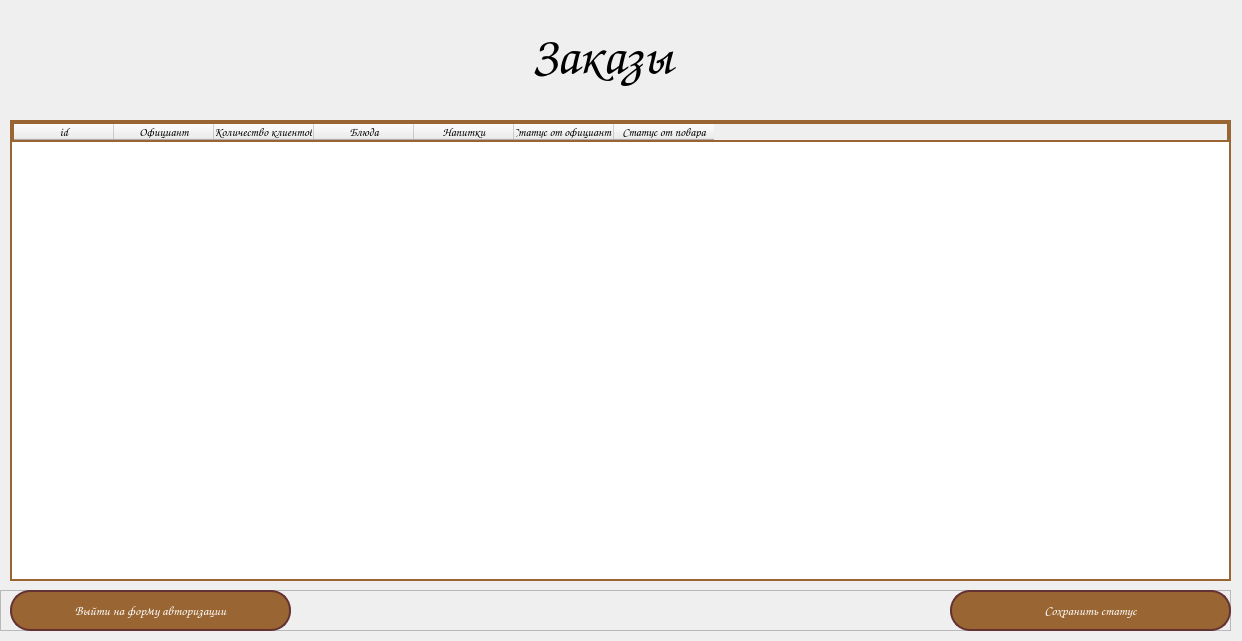
<?xml version="1.0" encoding="UTF-8"?>
<ui version="4.0">
 <class>cook_form</class>
 <widget class="QMainWindow" name="cook_form">
  <property name="geometry">
   <rect>
    <x>0</x>
    <y>0</y>
    <width>1242</width>
    <height>641</height>
   </rect>
  </property>
  <property name="windowTitle">
   <string>Панель повара. Заказы</string>
  </property>
  <property name="windowIcon">
   <iconset resource="../../../static/resource.qrc">
    <normaloff>:/img/img/Logotip.png</normaloff>:/img/img/Logotip.png</iconset>
  </property>
  <widget class="QWidget" name="centralwidget">
   <widget class="QWidget" name="widget" native="true">
    <property name="geometry">
     <rect>
      <x>0</x>
      <y>0</y>
      <width>1311</width>
      <height>121</height>
     </rect>
    </property>
    <widget class="QWidget" name="widget_3" native="true">
     <property name="geometry">
      <rect>
       <x>370</x>
       <y>20</y>
       <width>521</width>
       <height>80</height>
      </rect>
     </property>
     <widget class="QLabel" name="label">
      <property name="geometry">
       <rect>
        <x>160</x>
        <y>-10</y>
        <width>221</width>
        <height>91</height>
       </rect>
      </property>
      <property name="font">
       <font>
        <family>Comic Sans MS</family>
        <pointsize>40</pointsize>
       </font>
      </property>
      <property name="text">
       <string>Заказы</string>
      </property>
     </widget>
    </widget>
   </widget>
   <widget class="QWidget" name="widget_2" native="true">
    <property name="geometry">
     <rect>
      <x>0</x>
      <y>120</y>
      <width>1231</width>
      <height>531</height>
     </rect>
    </property>
    <widget class="QTableWidget" name="table_order">
     <property name="geometry">
      <rect>
       <x>10</x>
       <y>0</y>
       <width>1221</width>
       <height>461</height>
      </rect>
     </property>
     <property name="font">
      <font>
       <family>Comic Sans MS</family>
      </font>
     </property>
     <property name="styleSheet">
      <string notr="true">border: 2px solid rgb(153, 102, 51);</string>
     </property>
     <column>
      <property name="text">
       <string>id</string>
      </property>
     </column>
     <column>
      <property name="text">
       <string>Официант</string>
      </property>
     </column>
     <column>
      <property name="text">
       <string>Количество клиентов</string>
      </property>
     </column>
     <column>
      <property name="text">
       <string>Блюда</string>
      </property>
     </column>
     <column>
      <property name="text">
       <string>Напитки</string>
      </property>
     </column>
     <column>
      <property name="text">
       <string>Статус от официанта</string>
      </property>
     </column>
     <column>
      <property name="text">
       <string>Статус от повара</string>
      </property>
     </column>
    </widget>
    <widget class="QFrame" name="frame">
     <property name="geometry">
      <rect>
       <x>0</x>
       <y>470</y>
       <width>1231</width>
       <height>41</height>
      </rect>
     </property>
     <property name="font">
      <font>
       <family>Comic Sans MS</family>
       <pointsize>10</pointsize>
      </font>
     </property>
     <property name="frameShape">
      <enum>QFrame::StyledPanel</enum>
     </property>
     <property name="frameShadow">
      <enum>QFrame::Raised</enum>
     </property>
     <widget class="QPushButton" name="btn_auth">
      <property name="geometry">
       <rect>
        <x>10</x>
        <y>0</y>
        <width>281</width>
        <height>41</height>
       </rect>
      </property>
      <property name="font">
       <font>
        <family>Comic Sans MS</family>
        <pointsize>10</pointsize>
        <weight>75</weight>
        <bold>true</bold>
       </font>
      </property>
      <property name="styleSheet">
       <string notr="true">QPushButton {
    background-color: rgba(153, 102, 51);
    border: 2px solid rgba(100, 50, 51);
    border-radius: 20px;
    color: white;
    font-weight: bold;
    font-size: 10pt;
}
QPushButton:hover {
    background-color: rgba(73, 140, 81);
}
QPushButton:pressed {
    background-color: rgba(73, 140, 81);
}
</string>
      </property>
      <property name="text">
       <string>Выйти на форму авторизации</string>
      </property>
      <property name="autoDefault">
       <bool>false</bool>
      </property>
     </widget>
     <widget class="QPushButton" name="btn_save_status">
      <property name="geometry">
       <rect>
        <x>950</x>
        <y>0</y>
        <width>281</width>
        <height>41</height>
       </rect>
      </property>
      <property name="font">
       <font>
        <family>Comic Sans MS</family>
        <pointsize>10</pointsize>
        <weight>75</weight>
        <bold>true</bold>
       </font>
      </property>
      <property name="styleSheet">
       <string notr="true">QPushButton {
    background-color: rgba(153, 102, 51);
    border: 2px solid rgba(100, 50, 51);
    border-radius: 20px;
    color: white;
    font-weight: bold;
    font-size: 10pt;
}
QPushButton:hover {
    background-color: rgba(73, 140, 81);
}
QPushButton:pressed {
    background-color: rgba(73, 140, 81);
}
</string>
      </property>
      <property name="text">
       <string>Сохранить статус</string>
      </property>
      <property name="autoDefault">
       <bool>false</bool>
      </property>
     </widget>
    </widget>
   </widget>
  </widget>
 </widget>
 <resources>
  <include location="../../../static/resource.qrc"/>
 </resources>
 <connections/>
</ui>
